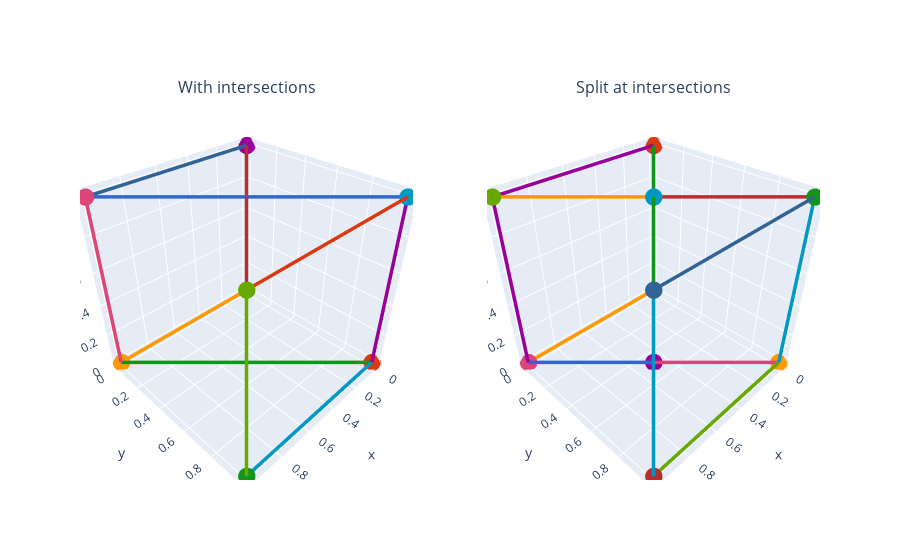

Notebook code cell kept with this figure:
### Markdown cell above
Some lattices have overlapping struts. Here is how we can fix it

### Code cell
lat_dict = cat[1]
lat = Lattice(**lat_dict)
lat.name = 'With intersections'
fig = make_subplots(rows=1, cols=2, specs=[[{'type':'scatter3d'}, {'type':'scatter3d'}]], subplot_titles=['Original', 'Windowed'])
fig = plotting.plotly_unit_cell_3d(lat, fig=fig, subplot={'index':0, 'ncols':2})
edge_points = lat.find_edge_intersections()
lat.split_edges_by_points(edge_points)
lat.name = 'Split at intersections'
plotting.plotly_unit_cell_3d(lat, fig=fig, subplot={'index':1, 'ncols':2}).show()

### Figure 1 — Plotly figure (JSON) as saved in the notebook; plotly's stock layout.template omitted (floating-point values rounded to 4 significant figures)
{"data": [{"marker": {"color": ["#3366CC", "#DC3912", "#FF9900", "#109618", "#990099", "#0099C6", "#DD4477", "#66AA00"], "size": 6}, "mode": "markers", "name": "nodes", "scene": "scene", "showlegend": false, "text": [0, 1, 2, 3, 4, 5, 6, 7], "textfont": {"size": 14}, "type": "scatter3d", "x": [0, 0, 1, 1, 0, 0, 1, 1], "y": [0, 1, 0, 1, 0, 1, 0, 1], "z": [0, 0, 0, 0, 1, 1, 1, 1]}, {"connectgaps": false, "hoverinfo": "none", "line": {"color": ["#3366CC", "#3366CC", "#3366CC", "#DC3912", "#DC3912", "#DC3912", "#FF9900", "#FF9900", "#FF9900", "#109618", "#109618", "#109618", "#990099", "#990099", "#990099", "#0099C6", "#0099C6", "#0099C6", "#DD4477", "#DD4477", "#DD4477", "#66AA00", "#66AA00", "#66AA00", "#B82E2E", "#B82E2E", "#B82E2E", "#316395", "#316395", "#316395", "#3366CC", "#3366CC", "#3366CC", "#DC3912", "#DC3912", "#DC3912"], "width": 7}, "mode": "lines", "name": "edges", "scene": "scene", "showlegend": false, "type": "scatter3d", "x": [0, 1, null, 0, 0, null, 0, 1, null, 0, 1, null, 0, 0, null, 0, 1, null, 1, 1, null, 1, 1, null, 0, 1, null, 0, 1, null, 0, 1, null, 0, 1, null], "y": [0, 1, null, 0, 0, null, 0, 0, null, 1, 0, null, 1, 1, null, 1, 1, null, 0, 0, null, 1, 1, null, 0, 1, null, 0, 0, null, 1, 0, null, 1, 1, null], "z": [0, 0, null, 0, 1, null, 0, 0, null, 0, 0, null, 0, 1, null, 0, 0, null, 0, 1, null, 0, 1, null, 1, 1, null, 1, 1, null, 1, 1, null, 1, 1, null]}, {"marker": {"color": ["#3366CC", "#DC3912", "#FF9900", "#109618", "#990099", "#0099C6", "#DD4477", "#66AA00", "#B82E2E", "#316395"], "size": 6}, "mode": "markers", "name": "nodes", "scene": "scene2", "showlegend": false, "text": [0, 1, 2, 3, 4, 5, 6, 7, 8, 9], "textfont": {"size": 14}, "type": "scatter3d", "x": [0, 0, 0, 0, 0.5, 0.5, 1, 1, 1, 1], "y": [0, 0, 1, 1, 0.5, 0.5, 0, 0, 1, 1], "z": [0, 1, 0, 1, 0, 1, 0, 1, 0, 1]}, {"connectgaps": false, "hoverinfo": "none", "line": {"color": ["#3366CC", "#3366CC", "#3366CC", "#DC3912", "#DC3912", "#DC3912", "#FF9900", "#FF9900", "#FF9900", "#109618", "#109618", "#109618", "#990099", "#990099", "#990099", "#0099C6", "#0099C6", "#0099C6", "#DD4477", "#DD4477", "#DD4477", "#66AA00", "#66AA00", "#66AA00", "#B82E2E", "#B82E2E", "#B82E2E", "#316395", "#316395", "#316395", "#3366CC", "#3366CC", "#3366CC", "#DC3912", "#DC3912", "#DC3912", "#FF9900", "#FF9900", "#FF9900", "#109618", "#109618", "#109618", "#990099", "#990099", "#990099", "#0099C6", "#0099C6", "#0099C6"], "width": 7}, "mode": "lines", "name": "edges", "scene": "scene2", "showlegend": false, "type": "scatter3d", "x": [0, 0, null, 0, 0.5, null, 0, 1, null, 0, 0.5, null, 0, 1, null, 0, 0, null, 0, 0.5, null, 0, 1, null, 0, 0.5, null, 0, 1, null, 0.5, 1, null, 0.5, 1, null, 0.5, 1, null, 0.5, 1, null, 1, 1, null, 1, 1, null], "y": [0, 0, null, 0, 0.5, null, 0, 0, null, 0, 0.5, null, 0, 0, null, 1, 1, null, 1, 0.5, null, 1, 1, null, 1, 0.5, null, 1, 1, null, 0.5, 0, null, 0.5, 1, null, 0.5, 0, null, 0.5, 1, null, 0, 0, null, 1, 1, null], "z": [0, 1, null, 0, 0, null, 0, 0, null, 1, 1, null, 1, 1, null, 0, 1, null, 0, 0, null, 0, 0, null, 1, 1, null, 1, 1, null, 0, 0, null, 0, 0, null, 1, 1, null, 1, 1, null, 0, 1, null, 0, 1, null]}], "layout": {"annotations": [{"font": {"size": 16}, "showarrow": false, "text": "With intersections", "x": 0.225, "xanchor": "center", "xref": "paper", "y": 1, "yanchor": "bottom", "yref": "paper"}, {"font": {"size": 16}, "showarrow": false, "text": "Split at intersections", "x": 0.775, "xanchor": "center", "xref": "paper", "y": 1, "yanchor": "bottom", "yref": "paper"}], "scene": {"domain": {"x": [0, 0.45], "y": [0, 1]}}, "scene2": {"domain": {"x": [0.55, 1], "y": [0, 1]}}}}
